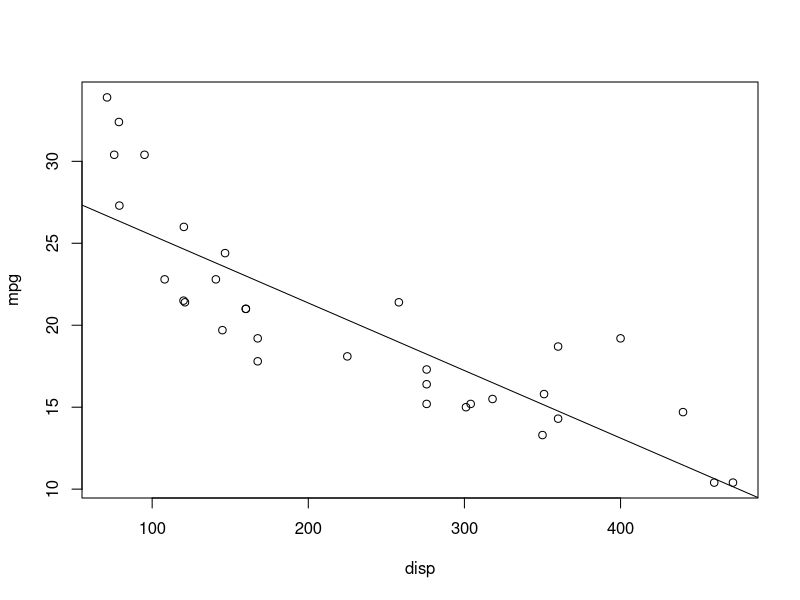
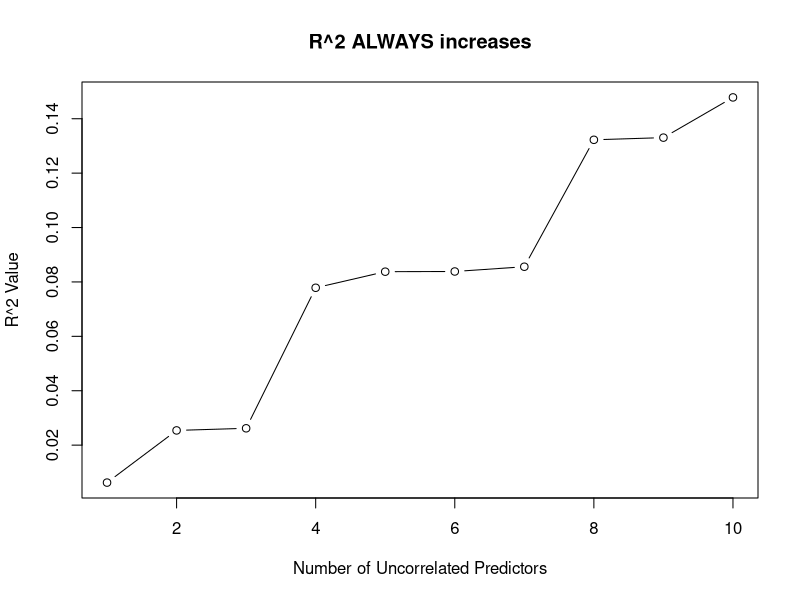

The R source for these figures, in order:
## ---- chunk 1
#| include: false
set.seed(2112)
## ---- chunk 2
#| echo: true
#| eval: true
## Demonstration that they're true (up to a rounding error)
mylm <- broom::augment(lm(mpg ~ disp, data = mtcars))
sum(mylm$.resid * mylm$.fitted)
mean(mylm$.resid)
X <- model.matrix(mpg ~ disp, data = mtcars)
all.equal(t(X) %*% X, t(t(X) %*% X))
## ---- chunk 3
#| echo: true
anova(lm(mpg ~ disp, data = mtcars)) |> 
    knitr::kable()
## ---- chunk 4
#| fig-width: 4
#| fig-height: 5
plot(mpg ~ disp, data = mtcars)
abline(lm(mpg ~ disp, data = mtcars))
## ---- chunk 5
#| echo: true
anova(lm(mpg ~ qsec, data = mtcars)) |> 
    knitr::kable()

summary(lm(mpg ~ qsec, data = mtcars))$coef |>
    knitr::kable()
## ---- chunk 6
#| echo: true
anova(lm(mpg ~ qsec + disp, data = mtcars)) |> 
    knitr::kable()

summary(lm(mpg ~ qsec + disp, data = mtcars))$coef |>
    knitr::kable()
## ---- chunk 7
#| echo: false
#| eval: true
#| fig-height: 4.5
#| fig-width: 4
nx <- 10 # Number of uncorrelated predictores
uncorr <- matrix(rnorm(50*(nx + 1)), 
    nrow = 50, ncol = nx + 1)
## First column is y, rest are x
colnames(uncorr) <- c("y", paste0("x", 1:nx))
uncorr <- as.data.frame(uncorr)

rsquares <- NA
for (i in 2:(nx + 1)) {
    rsquares <- c(rsquares,
        summary(lm(y ~ ., 
            data = uncorr[,1:i]))$r.squared)
}
plot(1:10, rsquares[-1], type = "b",
    xlab = "Number of Uncorrelated Predictors",
    ylab = "R^2 Value",
    main = "R^2 ALWAYS increases")
